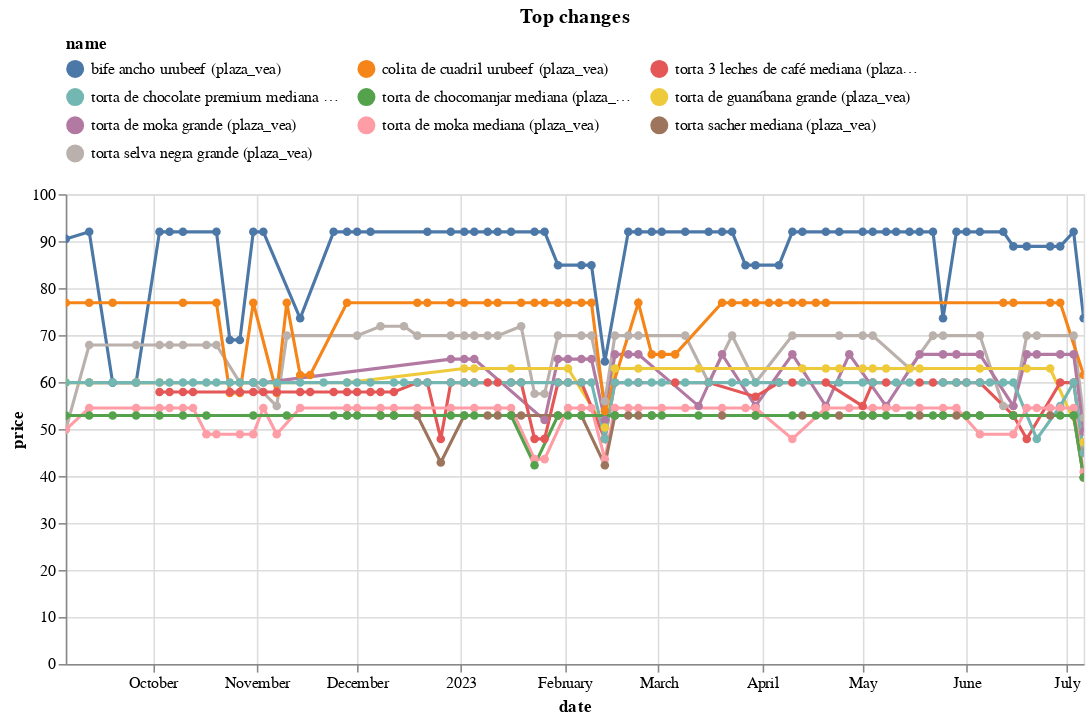

Notebook code for this chart:
### Code cell
top_changes_abs.head(10).pipe(plot_changes, 'Top changes')

### Figure 1 — Vega-Lite specification as saved in the notebook (floating-point values rounded to 4 significant figures; data arrays with more than 128 entries replaced by an {"elided": "..."} marker saying what was removed)
{"config": {"view": {"continuousWidth": 300, "continuousHeight": 300}, "legend": {"columns": 3, "orient": "top"}}, "data": {"name": "data-30859d03f77215c60f72bb975dbd7d93"}, "mark": {"type": "line", "point": true}, "encoding": {"color": {"field": "name", "scale": {"domain": ["bife ancho urubeef (plaza_vea)", "colita de cuadril urubeef (plaza_vea)", "torta 3 leches de café mediana (plaza_vea)", "torta de chocolate premium mediana (plaza_vea)", "torta de chocomanjar mediana (plaza_vea)", "torta de guanábana grande (plaza_vea)", "torta de moka grande (plaza_vea)", "torta de moka mediana (plaza_vea)", "torta sacher mediana (plaza_vea)", "torta selva negra grande (plaza_vea)"]}, "type": "nominal"}, "tooltip": [{"field": "name", "type": "nominal"}, {"field": "price", "type": "quantitative"}, {"field": "last_price", "type": "quantitative"}], "x": {"field": "date", "type": "temporal"}, "y": {"field": "price", "type": "quantitative"}}, "params": [{"name": "param_7", "select": {"type": "point", "fields": ["name"]}, "bind": "legend"}, {"name": "param_8", "select": {"type": "interval", "encodings": ["x", "y"]}, "bind": "scales"}], "title": "Top changes", "transform": [{"filter": {"param": "param_7"}}], "width": 650, "$schema": "https://vega.github.io/schema/vega-lite/v5.8.0.json", "datasets": {"data-30859d03f77215c60f72bb975dbd7d93": {"elided": "461 records"}}}
